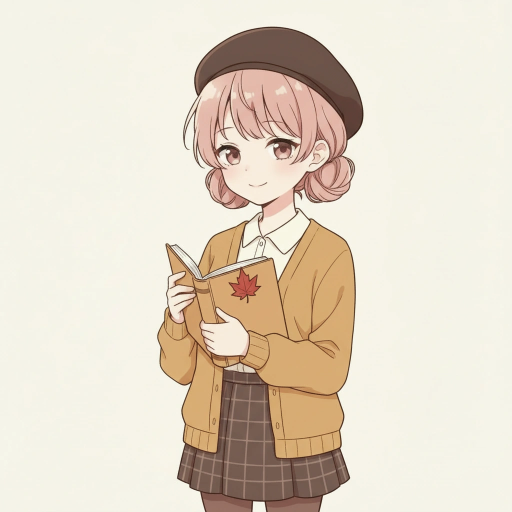
#> input picture pipeline/ritsu_picks/autumn-look.webp, 1024 x 1024 px (shown at 1/2 size)
$ python -i ritsu_fix_holes.py   (imports and definitions only)
#> lines starting #> are read from the running program, lines starting #| are printed output that depends on the picture; after the words box and inside, x2 and y2 are one past the last pixel; in counts of white or black regions, pixels touching at a corner belong together
"""長い持ち物（杖など）と体に囲まれた背景は、切り抜きで残る（端からたどれないため）。立ち絵の、囲まれた白い部分を透明にする（2026-11-03 雪花）。

  CHAR_PY の python で：python pipeline/ritsu_fix_holes.py yukihana
"""
from __future__ import annotations

import sys
from pathlib import Path

import numpy as np
from PIL import Image, ImageFilter

SPECIAL = Path(__file__).resolve().parent.parent / "audio" / "samples_char" / "special"
MIN_AREA = 0.004  # 絵の面積に対して、これより小さい白は服の模様として残す
BELOW = 0.38  # 毛皮やうさぎの白は上のほうにある。これより下の白だけ見る


def holes(a: np.ndarray) -> np.ndarray:
    """ほぼ白で色のない、大きなひとかたまりを探す"""
    h, w, _ = a.shape
#> h = 1024; w = 1024
    near = (a[..., :3].min(2) > 232) & (a[..., :3].max(2) - a[..., :3].min(2) < 14) & (a[..., 3] > 128)
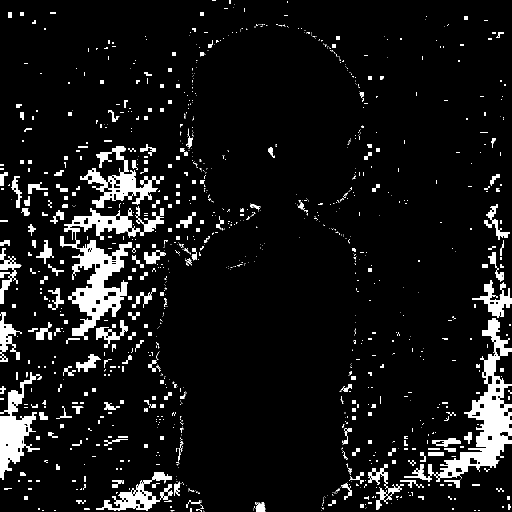
#> near: shape (1024, 1024) bool (shown at 1/2 size); 8.7% white; 1188 white regions (860 under 20 px), largest, box (x1, y1, x2, y2) and area: (808, 636, 1024, 964) 14988, (120, 472, 264, 680) 11142, (0, 744, 80, 960) 6844
    seen = np.zeros_like(near)
    out = np.zeros_like(near)
    for y, x in zip(*np.where(near)):
        if seen[y, x]:
            continue
        stack, part = [(y, x)], []
        seen[y, x] = True
        while stack:
            cy, cx = stack.pop()
            part.append((cy, cx))
            for ny, nx in ((cy + 1, cx), (cy - 1, cx), (cy, cx + 1), (cy, cx - 1)):
                if 0 <= ny < h and 0 <= nx < w and near[ny, nx] and not seen[ny, nx]:
                    seen[ny, nx] = True
                    stack.append((ny, nx))
        ys = [p[0] for p in part]
        if len(part) >= MIN_AREA * w * h and sum(ys) / len(ys) > BELOW * h:
            for cy, cx in part:
                out[cy, cx] = True
#> this loop made 90774 passes
#> (y, x) on passes 2 to 4: (0, 425), (0, 426), (0, 427)
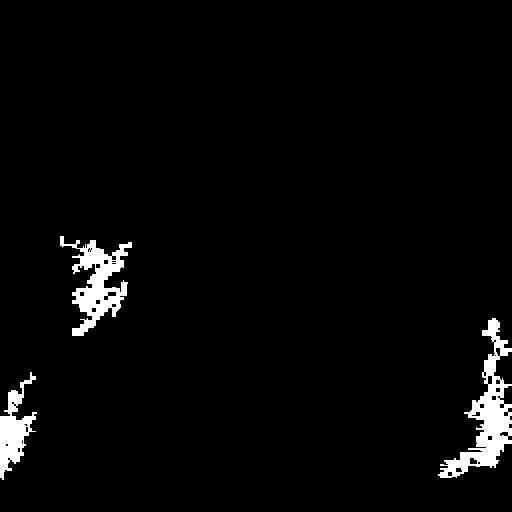
#> out: shape (1024, 1024) bool (shown at 1/2 size); 3% white; 3 white regions, box (x1, y1, x2, y2) and area: (876, 636, 1024, 956) 14023, (120, 472, 264, 672) 10968, (0, 744, 74, 960) 6620
    return out


def fix(path: Path) -> int:
    im = Image.open(path).convert("RGBA")
    a = np.asarray(im).copy()
    m = holes(a)
    if not m.any():
        return 0
    soft = np.asarray(Image.fromarray((m * 255).astype("uint8")).filter(ImageFilter.MaxFilter(5)).filter(ImageFilter.GaussianBlur(1))).astype(float) / 255
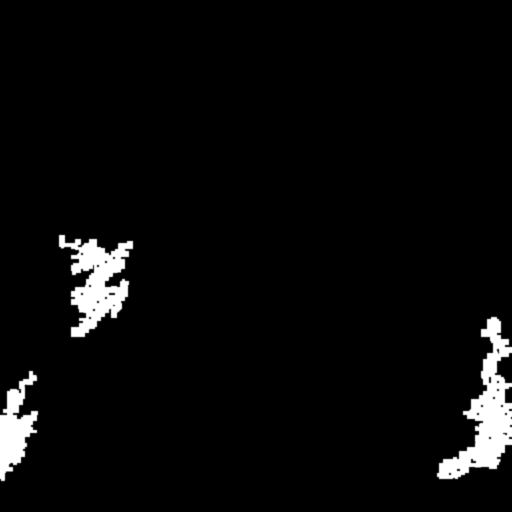
#> soft: shape (1024, 1024) float64 (shown at 1/2 size); min 0, max 1, mean 0.0388
    a[..., 3] = (a[..., 3] * (1 - soft)).astype("uint8")
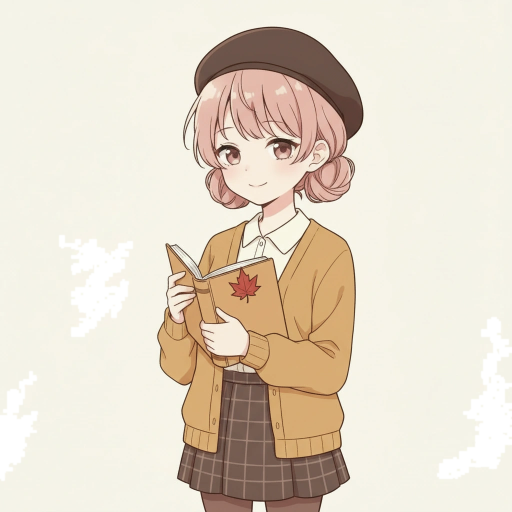
#> a: shape (1024, 1024, 4) (shown at 1/2 size); mean R, G, B, A 227.7, 216.6, 200.4, 245.1; transparent parts drawn white
    Image.fromarray(a).save(path, "WEBP", quality=90, method=5)
    return int(m.sum())


# [3 lines not run here, left out]

>>> result = fix('ritsu_picks/autumn-look.webp')
#> result = 31611

$ run again, on pipeline/ritsu_picks/blazer-look.webp
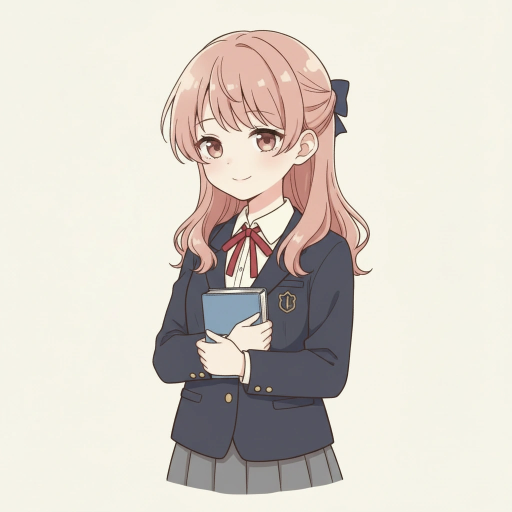
#> input picture pipeline/ritsu_picks/blazer-look.webp, 1024 x 1024 px (shown at 1/2 size)
#> in holes, `near = (a[..., :3].min(2) > 232) & (a[..., :3].max(2) - a[..., :3].min..`:
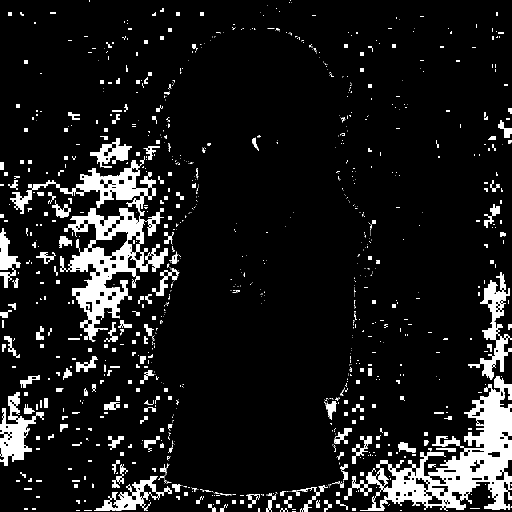
#> near: shape (1024, 1024) bool (shown at 1/2 size); 10.4% white; 1111 white regions (776 under 20 px), largest, box (x1, y1, x2, y2) and area: (688, 752, 1024, 1022) 29061, (20, 312, 336, 684) 28078, (936, 544, 1024, 760) 5515
#> the loop in holes, `for y, x in zip(*np.where(near)):` made 109513 passes
#> (y, x) on passes 3 to 5: (0, 581), (1, 179), (2, 179)
#> in fix, `a[..., 3] = (a[..., 3] * (1 - soft)).astype("uint8")`:
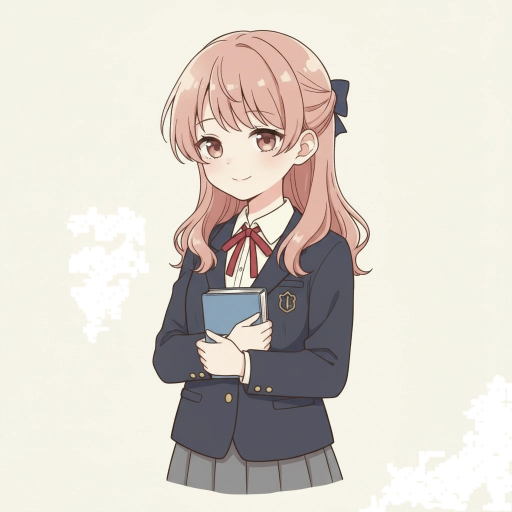
#> a: shape (1024, 1024, 4) (shown at 1/2 size); mean R, G, B, A 218.3, 212.1, 203.4, 241.3; transparent parts drawn white
#> result = 42685

$ run again, on pipeline/ritsu_picks/christmas-look.webp
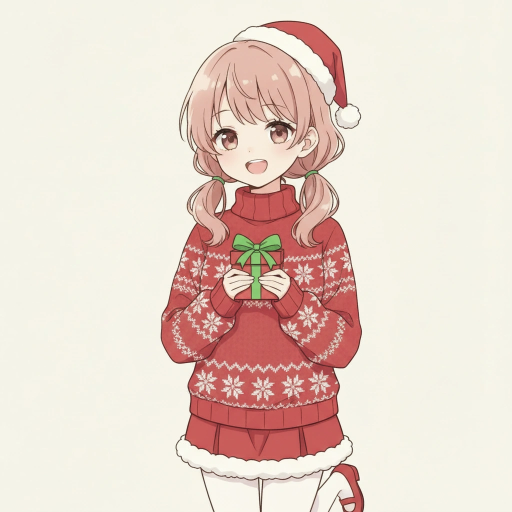
#> input picture pipeline/ritsu_picks/christmas-look.webp, 1024 x 1024 px (shown at 1/2 size)
#> in holes, `near = (a[..., :3].min(2) > 232) & (a[..., :3].max(2) - a[..., :3].min..`:
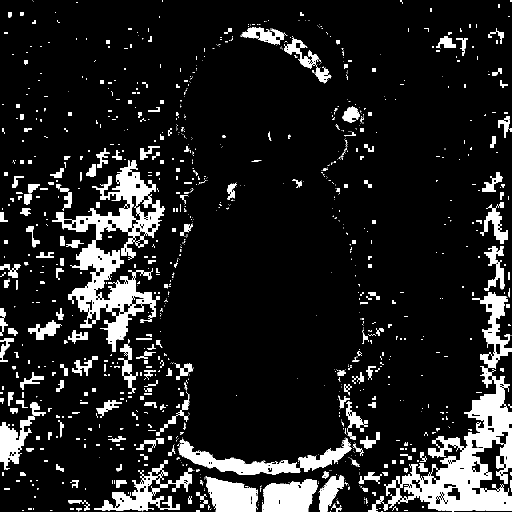
#> near: shape (1024, 1024) bool (shown at 1/2 size); 13% white; 1165 white regions (825 under 20 px), largest, box (x1, y1, x2, y2) and area: (768, 732, 1024, 1023) 26833, (104, 320, 330, 704) 26397, (356, 875, 703, 950) 7872
#> the loop in holes, `for y, x in zip(*np.where(near)):` made 136746 passes
#> (y, x) on passes 3, 5, 6: (0, 325), (0, 801), (0, 802)
#> in fix, `a[..., 3] = (a[..., 3] * (1 - soft)).astype("uint8")`:
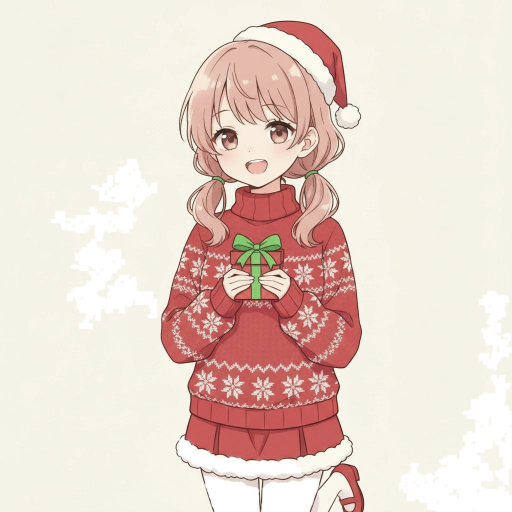
#> a: shape (1024, 1024, 4) (shown at 1/2 size); mean R, G, B, A 232.2, 214.2, 203.7, 235.3; transparent parts drawn white
#> result = 63426
